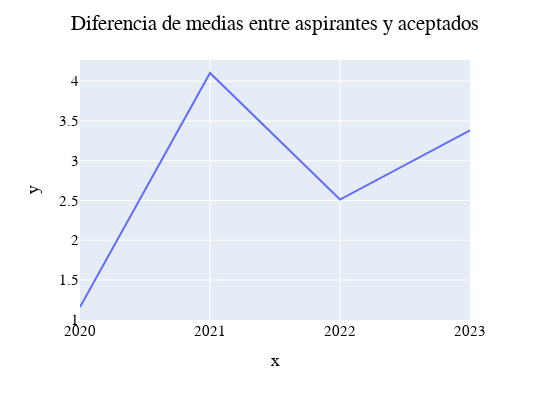

Notebook source saved alongside this figure:
### Code cell
fig = px.line(x=dfgroup['Anio'], y = dfgroupaceptados['Licenciatura: Promedio'] - dfgroup['Licenciatura: Promedio'])
fig.update_layout(height=400, width=550, title_text=f'Diferencia de medias entre aspirantes y aceptados', title_x = 0.5, font=dict( family="Arial", size=15, color="Black"))
fig.show()

### Figure 1 — Plotly figure (JSON) as saved in the notebook; plotly's stock layout.template omitted (floating-point values rounded to 4 significant figures)
{"data": [{"hovertemplate": "x=%{x}<br>y=%{y}<extra></extra>", "legendgroup": "", "line": {"color": "#636efa", "dash": "solid"}, "marker": {"symbol": "circle"}, "mode": "lines", "name": "", "orientation": "v", "showlegend": false, "type": "scatter", "x": [2020, 2021, 2022, 2023], "xaxis": "x", "y": [1.16, 4.103, 2.512, 3.38], "yaxis": "y"}], "layout": {"font": {"color": "Black", "family": "Arial", "size": 15}, "height": 400, "legend": {"tracegroupgap": 0}, "margin": {"t": 60}, "title": {"text": "Diferencia de medias entre aspirantes y aceptados", "x": 0.5}, "width": 550, "xaxis": {"anchor": "y", "domain": [0, 1], "title": {"text": "x"}}, "yaxis": {"anchor": "x", "domain": [0, 1], "title": {"text": "y"}}}}
